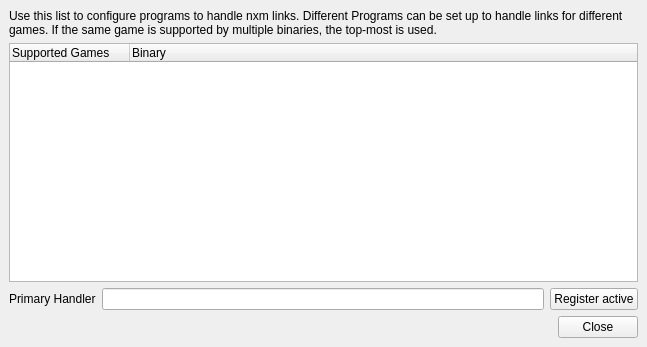
<?xml version="1.0" encoding="UTF-8"?>
<ui version="4.0">
 <class>HandlerWindow</class>
 <widget class="QMainWindow" name="HandlerWindow">
  <property name="geometry">
   <rect>
    <x>0</x>
    <y>0</y>
    <width>647</width>
    <height>347</height>
   </rect>
  </property>
  <property name="windowTitle">
   <string>NXM Handler</string>
  </property>
  <widget class="QWidget" name="centralwidget">
   <layout class="QVBoxLayout" name="verticalLayout">
    <item>
     <widget class="QLabel" name="label">
      <property name="text">
       <string>Use this list to configure programs to handle nxm links. Different Programs can be set up to handle links for different games. If the same game is supported by multiple binaries, the top-most is used.</string>
      </property>
      <property name="wordWrap">
       <bool>true</bool>
      </property>
     </widget>
    </item>
    <item>
     <widget class="MOBase::SortableTreeWidget" name="handlersWidget">
      <property name="contextMenuPolicy">
       <enum>Qt::CustomContextMenu</enum>
      </property>
      <property name="dragDropMode">
       <enum>QAbstractItemView::DragDrop</enum>
      </property>
      <property name="defaultDropAction">
       <enum>Qt::MoveAction</enum>
      </property>
      <property name="indentation">
       <number>0</number>
      </property>
      <property name="itemsExpandable">
       <bool>false</bool>
      </property>
      <attribute name="headerDefaultSectionSize">
       <number>120</number>
      </attribute>
      <column>
       <property name="text">
        <string>Supported Games</string>
       </property>
      </column>
      <column>
       <property name="text">
        <string>Binary</string>
       </property>
      </column>
     </widget>
    </item>
    <item>
     <layout class="QHBoxLayout" name="horizontalLayout_2">
      <item>
       <widget class="QLabel" name="label_2">
        <property name="text">
         <string>Primary Handler</string>
        </property>
       </widget>
      </item>
      <item>
       <widget class="QLineEdit" name="handlerView">
        <property name="readOnly">
         <bool>true</bool>
        </property>
       </widget>
      </item>
      <item>
       <widget class="QPushButton" name="registerButton">
        <property name="text">
         <string>Register active</string>
        </property>
       </widget>
      </item>
     </layout>
    </item>
    <item>
     <layout class="QHBoxLayout" name="horizontalLayout">
      <item>
       <spacer name="horizontalSpacer">
        <property name="orientation">
         <enum>Qt::Horizontal</enum>
        </property>
        <property name="sizeHint" stdset="0">
         <size>
          <width>40</width>
          <height>20</height>
         </size>
        </property>
       </spacer>
      </item>
      <item>
       <widget class="QPushButton" name="closeButton">
        <property name="text">
         <string>Close</string>
        </property>
       </widget>
      </item>
     </layout>
    </item>
   </layout>
  </widget>
  <action name="actionRemove">
   <property name="icon">
    <iconset resource="../organizer/resources.qrc">
     <normaloff>:/MO/gui/remove</normaloff>:/MO/gui/remove</iconset>
   </property>
   <property name="text">
    <string>Remove</string>
   </property>
   <property name="toolTip">
    <string>Remove Binary</string>
   </property>
   <property name="shortcut">
    <string>Del</string>
   </property>
  </action>
  <action name="actionAdd">
   <property name="icon">
    <iconset resource="../organizer/resources.qrc">
     <normaloff>:/MO/gui/add</normaloff>:/MO/gui/add</iconset>
   </property>
   <property name="text">
    <string>Add</string>
   </property>
   <property name="toolTip">
    <string>Add a binary</string>
   </property>
  </action>
 </widget>
 <customwidgets>
  <customwidget>
   <class>MOBase::SortableTreeWidget</class>
   <extends>QTreeWidget</extends>
   <header location="global">sortabletreewidget.h</header>
  </customwidget>
 </customwidgets>
 <resources>
  <include location="../organizer/resources.qrc"/>
 </resources>
 <connections>
  <connection>
   <sender>closeButton</sender>
   <signal>clicked()</signal>
   <receiver>HandlerWindow</receiver>
   <slot>close()</slot>
   <hints>
    <hint type="sourcelabel">
     <x>599</x>
     <y>325</y>
    </hint>
    <hint type="destinationlabel">
     <x>323</x>
     <y>173</y>
    </hint>
   </hints>
  </connection>
 </connections>
</ui>
